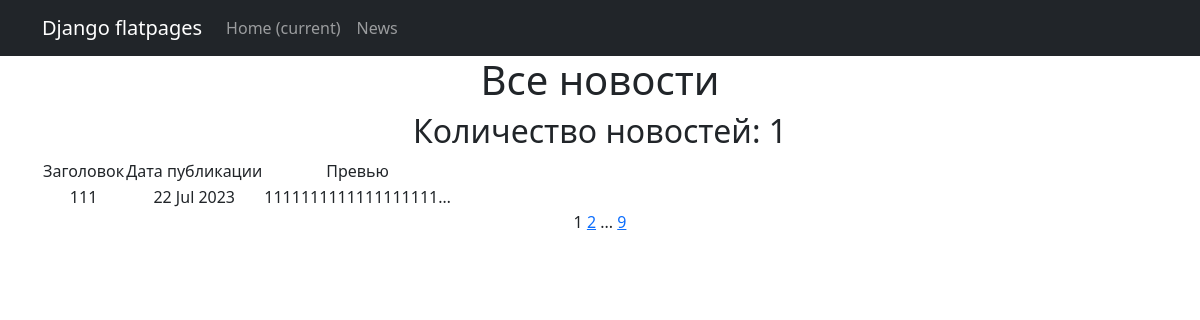
Page /news/ on the committed database.
### NewsPortal/models.py (models this page shows, shortened)
class Post(models.Model):
    post_author = models.ForeignKey(Author, on_delete=models.CASCADE)
    post_choice = models.CharField(max_length=2, choices=POSITIONS)
    post_time_in = models.DateTimeField(auto_now_add=True)
    post_link = models.ManyToManyField(Category, "PostCategory")
    post_header = models.CharField(max_length=255)
    post_text = models.TextField()
    rating = models.FloatField(default=0.0)

### NewsPortal/views.py (the view)
# urls.py: path('', PostList.as_view(), name='post_list'),
class PostList(ListView):
    model = Post
    ordering = 'post_header'
    template_name = 'news.html'
    context_object_name = 'news'
    paginate_by = 1
    def get_queryset(self):
        queryset = super().get_queryset()
        self.filterset = NewsFilter(self.request.GET, queryset)
        return self.filterset.qs
    def get_context_data(self, **kwargs):
        context = super().get_context_data(**kwargs)
        context['filterset'] = self.filterset
        return context

### NewsPortal/templatetags/custom_filters.py (called while the page is built)
@register.filter()
def censor(text):
   new_text = text
   stop_list = [
      'text',
      'about'
         ]
   for bad in stop_list:
      new_text = new_text.replace(bad, bad[:1] + '*' * (len(bad) - 1))
      if type(bad) != str:
         raise TypeError('должна быть строка')
   return new_text

### NewsPortal/templatetags/custom_tags.py (called while the page is built)
@register.simple_tag(takes_context=True)
def url_replace(context, **kwargs):
    d = context['request'].GET.copy()
    for k, v in kwargs.items():
        d[k] = v
    return d.urlencode()

### templates/news.html (shortened to what this page needs)
{% extends 'flatpages/default.html' %}
{% load custom_filters %}
{% load custom_tags %}
{% block content %}
    <h1>Все новости</h1>
	<h2>Количество новостей: {{ news|length }}</h2>
       <table>
           <tr>
               <td>Заголовок</td>
               <td>Дата публикации</td>
               <td>Превью</td>
           </tr>
           {% for event in news|dictsortreversed:'post_time_in' %}
           <tr>
               <td>{{ event.post_header|censor }}</td>
               <td>{{ event.post_time_in|date:'d M Y' }}</td>
               <td>{{ event.post_text|truncatechars:20|censor }}</td>
           </tr>
           {% endfor %}
       </table>
   {{ page_obj.number }}
   {% if page_obj.has_next %}
       <a href="?{% url_replace page=page_obj.next_page_number %}">{{ page_obj.next_page_number }}</a>
       {% if paginator.num_pages != page_obj.next_page_number %}
           ...
           <a href="?{% url_replace page=page_obj.paginator.num_pages %}">{{ page_obj.paginator.num_pages }}</a>
       {% endif %}
   {% endif %}
{% endblock content %}

### rows in the picture
Post: post_header|censor "111", post_time_in "22 Jul 2023", post_text|censor "1111111111111111111…"

### other values in the picture
{{ news|length }} "1"
{{ page_obj.number }} "1"
{{ page_obj.next_page_number }} "2"
{{ page_obj.paginator.num_pages }} "9"
